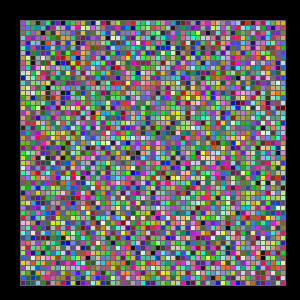
Frame 1 (no input)
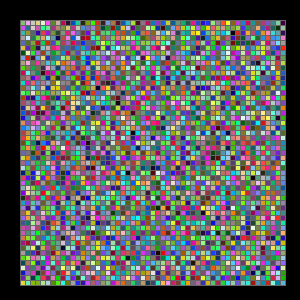
Frame 60 (the mouse pressed at the canvas centre just before this capture)
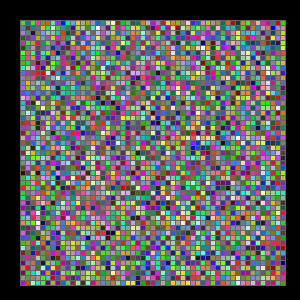
Frame 120 (the mouse held since frame 60 and released just before this capture)

The Processing sketch that drew these frames (run headless with seeded random() and noise(); from frame 60 on, the mouse is pressed at the canvas centre):

// Processing sketch: processing_57435
// ── processing_57435.pde

float speed = 0.5;
int diameter = 5;
float x;
float y;

void setup(){
size(300, 300); 
background(0); 
stroke(102); 
smooth(); 
frameRate (10);
}
void draw(){
for (int y = 20; y <= height-20; y += 5) {
for (int x = 20; x <= width-20; x += 5) { 
  fill (random(255), random (255), random (255));
  rect(x, y, diameter, diameter);
}
}
}
